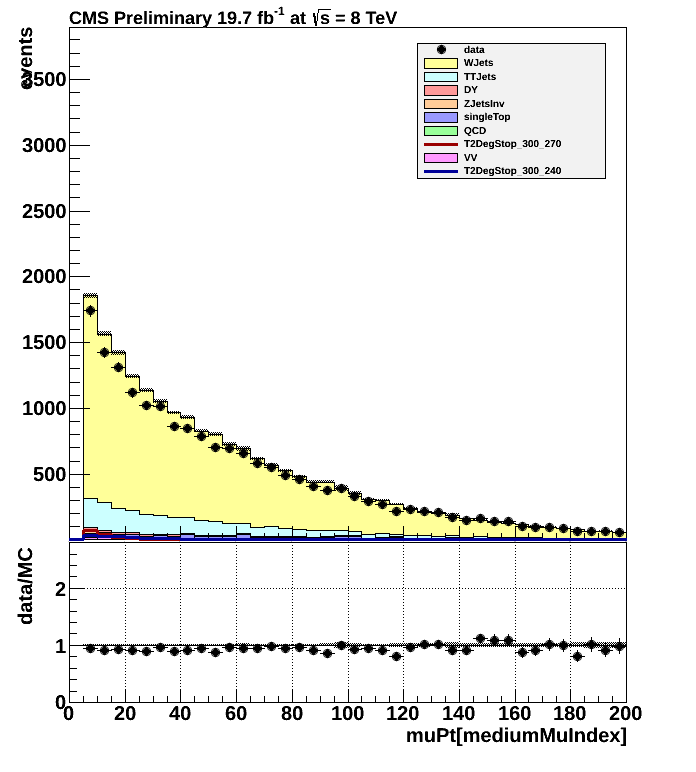

The script that drew this image:
from ROOT import *
from math import *
import os, sys, time, getopt
from hist import *
import array
from varcutlib import *

#directory = "/ivan/susy/conv_v5/copy"
#directory = "/data/conv_v8_full/copy"
#directoryalt = "/data/conv_v8/copy"
directory = "/home/adamwo/data/monoJetTuples_v8/copy"
directoryalt = "/home/adamwo/data/monoJetTuples_v7/copy"

###### options:
# -w <number of wjet sample> def=4
# -n <title of the histogram> def=""
# -d <directory extension for JER/JES syst> def=""
# -c <0,1,2> def=1 WJet ISR correction
# -x <0,1,2> def=1 TTJet pt correction
# -s def=False switch off SR veto
# -t def=False text only, dont plot
# -p <-1,0,1> def=0 PU systematics (0: puWeight; 2: weight; 3: 1.)
# -a <0,1,2> def=1 signal ISR
# -l def=False log scale
# -o def=False use old v5 tuples
# -i <loose|medium|tight> def="medium" define muon isolation WP
# -v def=False switch to v7
# -r def=False do not plot ratio
# -b go into batch mode
# -y <suffix> def="no" use btag weights with given suffix
#arguments:
# 1) var,nb,x1,x2
# 2) cutlist def="PRE"
# 3) MET,HT,Delta (define MET/HT slice)

opts, args = getopt.getopt(sys.argv[1:],"w:n:d:c:x:stp:a:loi:vrby:")

# args 1)
hdef = args[0].split(",")
var = hdef[0]
varMC = var
ibra = hdef[1].find("[")
if ibra==-1:
    nb = int(hdef[1])
    x1 = float(hdef[2])
    x2 = float(hdef[3])
    if len(hdef)>4: varMC = hdef[4]
else:
    exec("lll = "+sys.argv[1][ibra:])
    x1 = array.array("d",lll)
    nb = len(x1)-1
    x2 = -999

# args 2)
cutlist = []
if len(args)>1:
    cutlist.extend(args[1].split(","))
else:
    cutlist = ["PRE"]

# args 3)
metcut,htcut,delta = 0.,0.,-1.
if len(args)>2:
    metcut,htcut,delta = [float(x) for x in args[2].split(",")]
    if delta<0.: delta = sys.float_info.max
    cutlist.append("(type1phiMet>{0}&&ht>{1})".format(metcut,htcut))
    cutlist.append("!(type1phiMet>{0}&&ht>{1})".format(metcut+delta,htcut+delta))

# options
# - defaults
wjetsample = 4
title = ""
dirMCadd = ""
wjetisr = 1
ttjetpt = 1
vetosroff = False
textonly = False
pusys = 0
sigisr = 1
log = False
old = False
wp = "medium"
noratio = False
usebtagweights = "no"
# - set options
for opt,arg in opts:
    if opt == '-w':
        wjetsample = arg
    elif opt == '-n':
        title = arg
    elif opt == '-d':
        dirMCadd = "_"+arg
    elif opt == '-c':
        wjetisr = int(arg)
    elif opt == '-x':
        ttjetpt = int(arg)
    elif opt == '-s':
        vetosroff = True
    elif opt == '-t':
        textonly = True
    elif opt == '-p':
        pusys = int(arg)
    elif opt == '-a':
        sigisr = int(arg)
    elif opt == '-l':
        log = True
    elif opt == "-o":
        old = True
        directory = "/ivan/susy/conv_v5/copy"
    elif opt == "-i":
        wp = arg
    elif opt == "-v":
        directory = "/data/conv_v7/copy"
    elif opt == "-r":
        noratio = True
    elif opt == "-b":
        print "switching to batch mode"
        gROOT.SetBatch(True)
        print "switched to batch mode"
    elif opt == "-y":
        usebtagweights = arg
    else:
        print "Unknown option",opt,"- ignoring"
        
Wp = wp.capitalize()
mindx = wp+"MuIndex"

directoryMC = directory+dirMCadd

# initialize variable and cut dictionary
vclib = VarCutLib(wp,vetoSR=(not vetosroff))
###### special varibales

varinp = var
var = vclib.var(var)
print "varstring =",var
varMC = vclib.var(varMC)

###### samples
sampleD = "data"
#sampleS = ["stop300lsp270FullSim", "stop300lsp240g150FullSim","stop200lsp170g100FullSim"]
#sampleS = ["stop300lsp270FullSim", "stop300lsp240g150FullSim"]
sampleS = ["T2DegStop_300_270", "T2DegStop_300_240"]
colorsS = [kRed+2, kBlue+2, kGreen+2]

sampleB = ["VV", "QCD", "singleTop", "ZJetsInv", "DY", "TTJets", "WJets"]
colorsB = [kMagenta-9, kGreen-9, kBlue-9, kOrange-9, kRed-9, kCyan-10, kYellow-9]
WJets1 = ["W1JetsToLNu", "W2JetsToLNu", "W3JetsToLNu", "W4JetsToLNu"]
WJets2 = ["WplusToLNu","WminusToLNu"]
WJets3 = ["WJetsToLNu"]
WJets4 = ["WJetsHT150v2"]
WJets5 = ["WJetsToLNu_PtW-180_TuneZ2star_8TeV-madgraph-tarball", "W4JetsToLNu"]
exec("WJets = WJets{0}".format(wjetsample))
QCD = ["QCD20to600","QCD600to1000","QCD1000"]
DY = ["8TeV-DYJetsToLL_PtZ-50_TuneZ2star_8TeV_ext-madgraph-tarball"]
if not usebtagweights == "no": DY = ["DY"]
TTJets = ["TTJetsPowHeg"]
VV = ["WW","ZZ","WZ"]
if old: TTJets = ["TTJets-powheg-v2"]
#if dirMCadd != "":
#    DY = ["DY"]
#    TTJets = ["TTJets"]

###### cuts
if usebtagweights == "no":
    cutstring = vclib.cut(cutlist,vetoSR=False)
else:
    cutstring = vclib.cutnobtag(cutlist)
cutstringSRveto = vclib.cut(cutlist,vetoSR=True)
cutstringTrigger = vclib.cut(["TRIG"],vetoSR=False)
print "cutstring =",cutstring
print "cutstringSRveto =",cutstringSRveto

###### weights
isrweight = "(1.*(ptISR<120.)+0.95*(ptISR>=120.&&ptISR<150.)+0.9*(ptISR>=150.&&ptISR<250.)+0.8*(ptISR>=250.))"
#wjetisrweight = "(1.-0.001*(max(Sum$(gpPt*(abs(gpPdg)==24)),150.)-150.))"
#ttptweight = "1.24*sqrt(exp(0.156-0.00137*Sum$(gpPt*(gpPdg==6)))*exp(0.156-0.00137*Sum$(gpPt*(gpPdg==-6))))"
ttptweight = "1.24*exp(0.156-0.5*0.00137*(gpPt[6]+gpPt[7]))"
bkgweight = "puWeight"
if pusys == 1:
    bkgweight = "puWeightSysPlus"
elif pusys == -1:
    bkgweight = "puWeightSysMinus"
elif pusys == 2:
    bkgweight = "weight"
elif pusys == 3:
    bkgweight = "1."
if not usebtagweights == "no":
    bkgweight += "*"+vclib.weightbtag(cutlist,suffix=usebtagweights)
wptweight_a = "((ptw<200)*1.+(ptw>200&&ptw<250)*1.008+(ptw>250&&ptw<350)*1.063+(ptw>350&&ptw<450)*0.992+(ptw>450&&ptw<650)*0.847+(ptw>650&&ptw<800)*0.726+(ptw>800)*0.649)"
wptweight_p = "((ptw<200)*1.+(ptw>200&&ptw<250)*1.016+(ptw>250&&ptw<350)*1.028+(ptw>350&&ptw<450)*0.991+(ptw>450&&ptw<650)*0.842+(ptw>650&&ptw<800)*0.749+(ptw>800)*0.704)"
wptweight_n = "((ptw<200)*1.+(ptw>200&&ptw<250)*0.997+(ptw>250&&ptw<350)*1.129+(ptw>350&&ptw<450)*1.003+(ptw>450&&ptw<650)*0.870+(ptw>650&&ptw<800)*0.687+(ptw>800)*0.522)"
wptweight = wptweight_a
if ("CHp" in cutlist):
    wptweight = wptweight_p
elif ("CHn" in cutlist):
    wptweight = wptweight_n

wjetisrweight = wptweight.replace("ptw",vclib.vardict["wpt"])
wjetisrweight = wjetisrweight.replace(mindx,"max("+mindx+",0)")
if wjetisr: print "wjetisrweight =", wjetisrweight

###### helpers
def dirname(tag):
    if tag == sampleD:
        thisdir = directory+"/"+tag
    else:
        thisdir = directoryMC+"/"+tag
    if not os.path.isdir(thisdir):
        print "WARNING: path",thisdir,"does not exist, using",directory+"/"+tag,"instead!"
        thisdir = directory+"/"+tag
    if not os.path.isdir(thisdir):
        print "WARNING: path",thisdir,"does not exist, using",directoryalt+"/"+tag,"instead!"
        thisdir = directoryalt+"/"+tag
    if not os.path.isdir(thisdir):
        print "WARNING: path",thisdir,"does not exist, exiting"
        sys.exit()
#    print tag,">>>",thisdir
    return thisdir
    
def getchain(tag):
    t = TChain("Events")
    try:
        exec("tagvar ="+tag)
    except:
        tagvar = 1
    if type(tagvar) is list:
        thislist = tagvar
        for subtag in thislist:
            files = os.listdir(dirname(subtag))
            for f in files:
                if f[-5:] == ".root": t.Add(dirname(subtag)+"/"+f)
    else:
        files = os.listdir(dirname(tag))
        for f in files:
            if f[-5:] == ".root": t.Add(dirname(tag)+"/"+f)
    return t
    
    
def book(tag):
    return h1f("H"+tag,nb,x1,x2)

def gethisto(tag,weight="1.",extratag=""):
    t = getchain(tag)
    H = book(tag+extratag)
    fullcutstring = cutstring
    if tag == sampleD: fullcutstring = cutstringSRveto
    if tag == "data": fullcutstring += "&&"+cutstringTrigger
    thisvar = var if tag=="data" else varMC
    if True:
        print ">>>> ",tag
        print "var=", thisvar
        print "cut=", fullcutstring
        print "weight=", weight
    t.Draw(thisvar+">>H"+tag+extratag,"("+fullcutstring+")*("+weight+")","goff")
    gROOT.cd()
    Hclone = H.Clone()
    return Hclone
    
def subtract(a1,a2,cor=False):
    factor = -1. if cor else 1.
    res = []
    res.append(a1[0]-a2[0])
    res.append( sqrt( pow(a1[1],2) + factor*pow(a2[1],2) ) )
    return res
    
def divide(a1,a2):
    res = []
    if a2[0]==0.: a2[0] = 1e-9
    res.append(a1[0]/a2[0])
    if a1[0]==0.: a1[0] = 1e-9
    res.append( res[0] * sqrt( pow(a1[1]/a1[0],2) + pow(a2[1]/a2[0],2) ) )
    return res
    
def divideb(a1,a2):
    res = []
    if a2[0]==0.: a2[0] = 1e-9
    res.append(a1[0]/a2[0])
    if a1[0]==0.: a1[0] = 1e-9
    res.append( sqrt( ( (1.-2.*res[0])*pow(a1[1],2) + pow(res[0]*a2[1],2) ) ) / a2[0] )
    return res
    
def strerr(x,d=2):
    s = "{0[0]:8."+str(d)+"f}+-{0[1]:5."+str(d)+"f}"
    return s.format(x)
    
def getmtnumbers(H,HS):
    bins = [[0,60],[61,88],[89,151]]
    v  = [ [ [] for i in range(7) ] for j in range(3) ]
    vr = [ [ [] for i in range(7) ] for j in range(3) ]
    vs  = [ [ [] for i in range(len(HS)) ] for j in range(3) ]
    vsr = [ [ [] for i in range(len(HS)) ] for j in range(3) ]
    error = Double(0.)
    
    fstring = "{0:<10}   "+"   ".join(["{"+str(x+1)+":^17}" for x in range(len(v[0]))])
    print fstring.format("region","data","bckg","WJets","other","data-other","data/bckg","(d-o)/Wjets")
    for ir,r in enumerate(bins):
        for iv in range(3):
            v[ir][iv].append(H[iv].IntegralAndError(r[0],r[1],error))
            v[ir][iv].append(float(error))
        v[ir][3].extend(subtract(v[ir][1],v[ir][2],True))
        v[ir][4].extend(subtract(v[ir][0],v[ir][3]))
        v[ir][5].extend(divide(v[ir][0],v[ir][1]))
        v[ir][6].extend(divide(v[ir][4],v[ir][2]))
        fstring = "R{0}:       "+"".join(["{1["+str(x)+"]:>20}" for x in range(len(v[ir]))])
        print fstring.format(ir+1,[strerr(x) for x in v[ir]])
    for ir,r in enumerate(bins):
        if ir==1: continue
        for iv in range(7):
            vr[ir][iv].extend(divide(v[ir][iv],v[1][iv]))
        fstring = "R{0}/R2:    "+"".join(["{1["+str(x)+"]:>20}" for x in range(len(v[ir]))])
        print fstring.format(ir+1,[strerr(x,3) for x in vr[ir]])
    
    print "-"*40     
    
    fstring = "{0}\t"+"\t".join(["{"+str(x+1)+"}" for x in range(len(v[0]))])
    print fstring.format("region","data","bckg","WJets","other","data-other","data/bckg","(d-o)/WJets")
    for ir,r in enumerate(bins):
        fstring = "R{0}\t"+"\t".join(["{1["+str(x)+"]}" for x in range(len(v[ir]))])
        print "R{0}\t{1[0]}\t{1[1]}\t{1[2]}\t{1[3]}\t{1[4]}\t{1[5]}\t{1[6]}".format(ir+1,[strerr(x) for x in v[ir]])
    for ir,r in enumerate(bins):
        if ir==1: continue
        fstring = "R{0}/R2\t"+"\t".join(["{1["+str(x)+"]}" for x in range(len(v[ir]))])
        print "R{0}/R2:\t{1[0]}\t{1[1]}\t{1[2]}\t{1[3]}\t{1[4]}\t{1[5]}\t{1[6]}".format(ir+1,[strerr(x,3) for x in vr[ir]])
    
#    print "-"*40     
    
#    fstring = "{0:<10}   "+"   ".join(["{1["+str(x)+"]:^27}" for x in range(len(sampleS))])
#    print fstring.format("S/B",sampleS)
#    for ir,r in enumerate(bins):
#        for iv in range(len(HS)):
#            vs[ir][iv].append(HS[iv].IntegralAndError(r[0],r[1],error))
#            vs[ir][iv].append(float(error))
#            vsr[ir][iv].extend(divide(vs[ir][iv],v[ir][1]))
#        fstring = "R{0}:       "+"".join(["{1["+str(x)+"]:^30}" for x in range(len(HS))])
#        print fstring.format(ir+1,[strerr(x,3) for x in vsr[ir]])

def getcontributions(HT,HB,HS):
    bins = [[0,60],[61,88],[89,151]]
    error = Double(0.)
    HBn = []
    for i,s in enumerate(sampleB):
        H = gethisto(s,extratag="n")
        HBn.append(H)
    HSn = []
    for i,s in enumerate(sampleS):
        H = gethisto(s,extratag="n")
        HSn.append(H)
    for ir,r in enumerate(bins):
        print "Composition R{0}:".format(ir+1)
        vwtotal = HT.IntegralAndError(r[0],r[1],error)
        ewtotal = error
        for i,s in enumerate(sampleB):
            vn = HBn[i].Integral(r[0],r[1])
            vw = HB[i].IntegralAndError(r[0],r[1],error)
            ew = error
            print "{0:<15}\t{1:>10n}\t{2}\t{3}".format(sampleB[i],vn,strerr([vw,ew],3),strerr(divideb([vw,ew],[vwtotal,ewtotal]),3))
        print "-"*20
        for i,s in enumerate(sampleS):
            vn = HSn[i].Integral(r[0],r[1])
            vw = HS[i].IntegralAndError(r[0],r[1],error)
            ew = error
            print "{0:<30}\t{1:>10n}\t{2}\t{3}".format(sampleS[i],vn,strerr([vw,ew],3),strerr(divideb([vw,ew],[vwtotal,ewtotal]),3))
         
def getnumbers(H):
    for h in H:
        name = h.GetName()
        if name == "Hsum": vsum = h.Integral(1,h.GetNbinsX())
    for h in H:
        name = h.GetName()
        error = Double(0.)
        v = h.IntegralAndError(1,h.GetNbinsX(),error)
        e = error
        print "{0:<30}\t{1}\t({2:5.1f}%)".format(name,strerr([v,e],2),v/vsum*100.)

###### main
Hdata = gethisto(sampleD)
       
ths = THStack("ths","")
leg = TLegend(0.6,0.67,0.87,0.92)
legentries = []
Hsum = Hdata.Clone("Hsum")
Hsum.Reset()
legentries.append([0, Hdata, sampleD, "p"])

bhists = []
for i,s in enumerate(sampleB):
    weight = bkgweight
    if wjetisr>0 and s == "WJets":
        weight += "*"+wjetisrweight
        if wjetisr>1: weight += "*"+wjetisrweight
    if s == "WJets" and wjetsample == 4:
        weight += "*1.19"
    if ttjetpt>0 and s == "TTJets":
        weight += "*"+ttptweight
        if ttjetpt>1: weight += "*"+ttptweight
    H = gethisto(s,weight)
    bhists.append(H)
    H.SetFillStyle(1001)
    H.SetFillColor(colorsB[i])
    ths.Add(H)
#    leg.AddEntry(H, s, "f")
    legentries.append([len(sampleB)-i, H, s, "f"])
    Hsum.Add(H)
    
shists = []
for i,s in enumerate(sampleS):
    weight = bkgweight
    if sigisr>0:
        weight += "*"+isrweight
        if sigisr>1: weight += "*"+isrweight
    H = gethisto(s,weight)
    shists.append(H) # otherwise will be deleted from gROOT (hmmm)
    H.SetLineWidth(3)
    H.SetLineColor(colorsS[i])
#    leg.AddEntry(H, s, "l")
    legentries.append([len(sampleB)+i, H, s, "l"])

if not textonly:
    gStyle.SetOptStat(kFALSE)
    if False:
        gROOT.ProcessLine(".L tdrstyle.C")
        setTDRStyle()
        tdrStyle.SetOptStat(kFALSE)
        tdrStyle.SetMarkerStyle(1)
        tdrStyle.SetErrorX(0.5)
#    c1 = TCanvas("c1","",700,700)
#    c1 = TCanvas("c1","",1500,0,900,1000)
    c1 = TCanvas("c1","",1500,0,700,800)
    c1.Divide(1,2,0,0)
    
    yswidth = 700
    ylwidth = 1000
    scaleFacBottomPad = yswidth/float((ylwidth-yswidth))
    yBorder = (ylwidth-yswidth)/float(ylwidth)    
    p1 = c1.cd(1)
    if not noratio:
        p1.SetBottomMargin(0.001)
    else:
        p1.SetBottomMargin(0.1)
    p1.SetTopMargin(0.05)
    p1.SetRightMargin(0.1)
    p1.SetPad(p1.GetX1(), yBorder, p1.GetX2(), p1.GetY2())
    p2 = c1.cd(2)
    p2.SetTopMargin(0)
    p2.SetRightMargin(0.1)
    p2.SetBottomMargin(scaleFacBottomPad*0.13)
    p2.SetPad(p2.GetX1(), p2.GetY1(),p2.GetX2(), yBorder-0.003)
        
        
    if log: p1.SetLogy(1)

    p1.cd()
    ths.SetMinimum(1.)
    ths.SetMaximum(ths.GetMaximum()*2.)
    ths.SetTitle(title)
    ths.Draw('hist')
    ths.GetHistogram().SetXTitle(var)
    ths.GetHistogram().SetYTitle("events")
    Hsum.SetFillStyle(3001)
    Hsum.SetFillColor(1)
    Hsum.Draw("e2 same")

    Hdata.SetMarkerStyle(20)
    Hdata.Draw("e same")

    for H in shists:
        H.Draw("hist same")

    for legentry in sorted(legentries):
        leg.AddEntry(legentry[1],legentry[2],legentry[3])
    leg.Draw()
    
    targetLumi=19700
    tlatex = TLatex()
    tlatex.SetNDC()
    tlatex.SetTextFont(42)
    tlatex.SetTextSize(0.035)
    tlatex.DrawLatex(0.1, 0.955, "#bf{CMS Preliminary "+\
           str(int(round(targetLumi/10.))/100.)+" fb^{-1} at #sqrt{s} = 8 TeV}")


    if not noratio:
        p2.cd()
        p2.SetGridx(1)
        p2.SetGridy(1)
        Hr = Hdata.Clone("Hr")
        Hsumnoerr = Hsum.Clone("Hsumnoerr")
        Hsumnoerr.SetError(array.array("d",[0]*nb))
        Hr.Divide(Hsumnoerr)
        Hr.SetMaximum(2.8)
        Hr.SetMinimum(0)
        Hr.SetXTitle(var)
        Hr.SetYTitle("data/MC ")

        Hr.GetXaxis().SetTitleSize(scaleFacBottomPad*Hr.GetXaxis().GetTitleSize())
        Hr.GetXaxis().SetLabelSize(scaleFacBottomPad*Hr.GetXaxis().GetLabelSize())
        Hr.GetXaxis().SetTickLength(scaleFacBottomPad*Hr.GetXaxis().GetTickLength())
        Hr.GetYaxis().SetTitleSize(scaleFacBottomPad*Hr.GetYaxis().GetTitleSize())
        Hr.GetYaxis().SetLabelSize(scaleFacBottomPad*Hr.GetYaxis().GetLabelSize())

        Hr.GetYaxis().SetNdivisions(505)
        Hr.GetYaxis().SetTitleOffset(1.00 / scaleFacBottomPad)


        Hr.Draw("e")
        Hr2 = Hsum.Clone("Hr2")
        Hr2.Divide(Hsumnoerr)
        Hr2.Draw("e2same")
        ll = TLine(Hr.GetXaxis().GetXmin(),1,Hr.GetXaxis().GetXmax(),1)
        ll.Draw()
    
    gPad.Update()

if (var == "mt") and nb == 150:
    getmtnumbers([Hdata,Hsum,HWJets],shists)
    getcontributions(Hsum,bhists,shists)
else:
    getnumbers([Hdata,Hsum]+bhists+shists)
    if not textonly:
        c1.SaveAs("stackotf.png")
        fout = TFile("stackotf.root","RECREATE")
        c1c = c1.Clone()
        c1c.Write()
        fout.Close()
